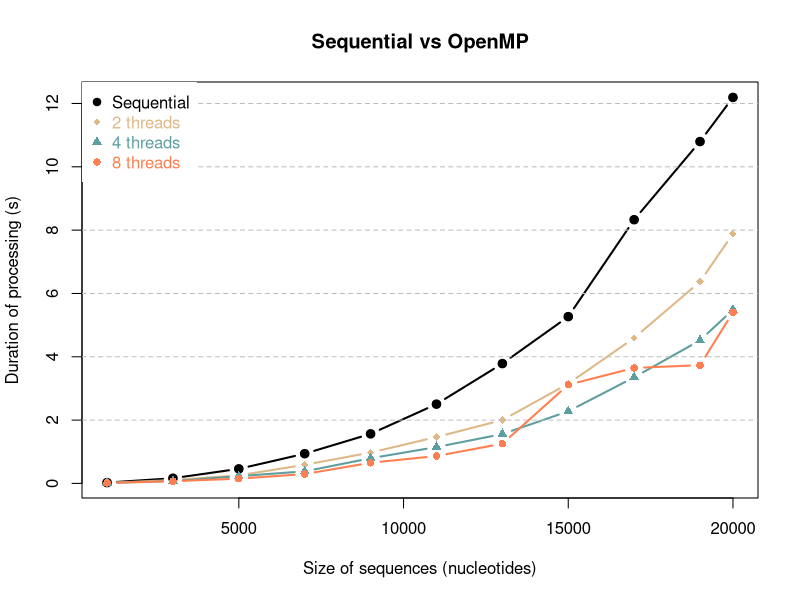
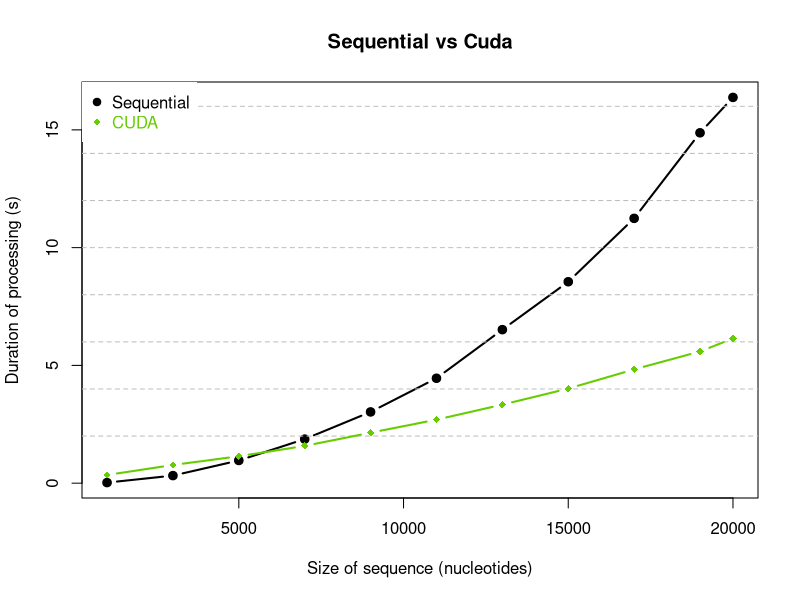

Recreate these plots in R, in order.
seq1 <- c(0.026, 0.164, 0.460, 0.939, 1.565, 2.504, 3.785, 5.268, 8.329, 10.798, 12.192)
seq2 <- c(0.025, 0.322, 0.964, 1.871, 3.025, 4.455, 6.518, 8.552, 11.243, 14.875, 16.378)
omp2 <- c(0.015, 0.105, 0.256, 0.587, 0.975, 1.466, 2.001, 3.149, 4.595, 6.372, 7.885)
omp4 <- c(0.018, 0.073, 0.228, 0.382, 0.795, 1.149, 1.559, 2.278, 3.352, 4.519, 5.487)
omp8 <- c(0.016, 0.070, 0.150, 0.297, 0.652, 0.866, 1.255, 3.117, 3.648, 3.734, 5.406)
cuda <- c(0.348, 0.773, 1.144, 1.582, 2.144, 2.698, 3.335, 4.016, 4.832, 5.592, 6.145)
sizes <- c(1000, 3000, 5000, 7000, 9000, 11000, 13000, 15000, 17000, 19000, 20000)

plot(sizes, seq1, main="Sequential vs OpenMP", xlab="Size of sequences (nucleotides)", ylab="Duration of processing (s)", col="black")
lines(sizes, seq1, col="black", lwd=2, pch=19 , type="b")
lines(sizes, omp2, col="burlywood", lwd=2, pch=18 , type="b")
lines(sizes, omp4, col="cadetblue", lwd=2, pch=17 , type="b")
lines(sizes, omp8, col="coral", lwd=2, pch=16 , type="b")
abline(h=c(2, 4, 6, 8, 10, 12), col="grey", lty=2)
legend("topleft", legend=c("Sequential", "2 threads", "4 threads", "8 threads"), col=c("black", "burlywood", "cadetblue", "coral"), text.col=c("black", "burlywood", "cadetblue", "coral"),  pch = c(19,18,17,16), box.lty=0)


plot(sizes, seq2, main="Sequential vs Cuda", xlab="Size of sequence (nucleotides)", ylab="Duration of processing (s)", col="black")
lines(sizes, seq2, col="black", lwd=2, pch=19 , type="b")
abline(h=c(2, 4, 6, 8, 10, 12, 14, 16), col="grey", lty=2)
lines(sizes, cuda, col="chartreuse3", lwd=2, pch=18 , type="b")
legend("topleft", legend=c("Sequential", "CUDA"), col=c("black", "chartreuse3"), text.col=c("black", "chartreuse3"),  pch = c(19,18), box.lty=0)